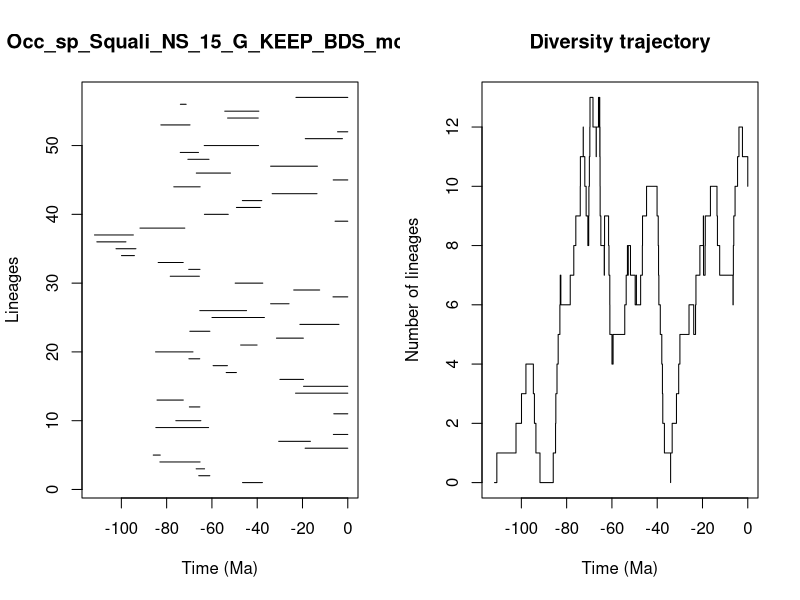

Write the R code that produced this figure.


pdf(file='../Results/Species_NS/5_MA_bins_EXT_EP/pyrate_mcmc_logs/Occ_sp_Squali_NS_15_G_KEEP_BDS_mcmc_LTT.pdf',width=0.6*20, height=0.6*10)
title = "Occ_sp_Squali_NS_15_G_KEEP_BDS_mcmc"
ts=c(46.48515638664544, 65.8219078354042,66.9627906155059,82.98167693793485,85.91765655746404,18.84253387328096,30.512264176593572,6.366631675335052,84.77184716674525,75.94469036190877,6.177319397054398,69.96040992840805,84.25539019327309,23.06791383331931,19.53786171168399,29.97372160699328,53.7035814043567,59.482908521423774,70.1691301729046,84.89312399392394,47.31858336368498,31.496777363936555,69.75077239838859,21.151787960158437,59.97890258121478,65.35038985352779,34.07495534292289,6.536633768228847,23.875622162793896,49.73344272650354,78.41218428573603,70.25138452199472,83.7406753200597,99.93507441768483,102.36271385378167,110.82628143278777,111.86602471432175,91.77317523336684,5.611629653660857,63.31823883601588,49.18110755315452,46.56123463730275,33.391903924399415,76.84124033820625,6.438568890240077,66.90325619973486,34.08290246557604,70.6213453609624,73.98946851299117,63.40375789855748,18.767354375424596,4.5086485369229825,82.5573339794992,53.08191833189276,54.33098327468717,73.93119045303918,22.891139573740215)
te=c(37.693789114766034, 60.935731650873336,63.25167513617618,65.23795372800332,82.81885557957237,0.0,16.49817801418328,0.0,61.474877220983004,64.88961836621523,0.0,65.33329575999824,72.64240701400485,0.0,0.0,19.553934342894472,49.190884215550746,53.153776864630245,65.37753814202098,68.36561661087072,40.06400906320972,19.621346597129833,60.90401852052051,3.89708238827503,36.8186768872245,44.70338786743676,25.950242594014362,0.0,12.410303304233985,37.53854761142197,65.54276919001124,65.28168473747564,72.68502481091974,94.2290577231095,93.56550207996746,97.97883904216329,94.69979602517749,71.97322304835879,0.0,52.7839522488189,38.63824129968424,37.974181142044564,13.598596934437321,65.20339567914756,0.0,51.803272220569724,13.402847523882059,61.29943833767258,65.9338596095441,39.40451032754716,2.357244502173618,0.0,69.67856047199024,39.546260371328195,39.26869833228246,71.38804491692645,0.0)
div_traj=c(0, 1,2,3,4,3,2,1,0,1,2,3,4,5,6,7,6,7,8,9,10,11,12,11,10,9,8,9,10,11,12,13,12,11,12,13,12,13,12,11,12,11,10,9,8,7,8,9,8,7,6,5,4,5,6,7,8,7,8,7,6,7,6,7,8,9,10,9,8,7,6,5,4,3,2,1,0,1,2,3,4,5,6,5,6,7,8,9,8,7,8,9,10,9,8,7,6,7,8,9,10,11,12,11,10)
time_events=c(111.86602471432175, 110.82628143278777,102.36271385378167,99.93507441768483,97.97883904216329,94.69979602517749,94.2290577231095,93.56550207996746,91.77317523336684,85.91765655746404,84.89312399392394,84.77184716674525,84.25539019327309,83.7406753200597,82.98167693793485,82.81885557957237,82.5573339794992,78.41218428573603,76.84124033820625,75.94469036190877,73.98946851299117,73.93119045303918,72.68502481091974,72.64240701400485,71.97322304835879,71.38804491692645,70.6213453609624,70.25138452199472,70.1691301729046,69.96040992840805,69.75077239838859,69.67856047199024,68.36561661087072,66.9627906155059,66.90325619973486,65.9338596095441,65.8219078354042,65.54276919001124,65.37753814202098,65.35038985352779,65.33329575999824,65.28168473747564,65.23795372800332,65.20339567914756,64.88961836621523,63.40375789855748,63.31823883601588,63.25167513617618,61.474877220983004,61.29943833767258,60.935731650873336,60.90401852052051,59.97890258121478,59.482908521423774,54.33098327468717,53.7035814043567,53.153776864630245,53.08191833189276,52.7839522488189,51.803272220569724,49.73344272650354,49.190884215550746,49.18110755315452,47.31858336368498,46.56123463730275,46.48515638664544,44.70338786743676,40.06400906320972,39.546260371328195,39.40451032754716,39.26869833228246,38.63824129968424,37.974181142044564,37.693789114766034,37.53854761142197,36.8186768872245,34.08290246557604,34.07495534292289,33.391903924399415,31.496777363936555,30.512264176593572,29.97372160699328,25.950242594014362,23.875622162793896,23.06791383331931,22.891139573740215,21.151787960158437,19.621346597129833,19.553934342894472,19.53786171168399,18.84253387328096,18.767354375424596,16.49817801418328,13.598596934437321,13.402847523882059,12.410303304233985,6.536633768228847,6.438568890240077,6.366631675335052,6.177319397054398,5.611629653660857,4.5086485369229825,3.89708238827503,2.357244502173618,0.0)
                par(mfrow=c(1,2))
                L = length(ts)
                plot(ts, 1:L , xlim=c(-max(ts)-1,0), pch=20, type="n", main=title,xlab="Time (Ma)",ylab="Lineages")
                for (i in 1:L){segments(x0=-te[i],y0=i,x1=-ts[i],y1=i)}    
                t = -time_events
                plot(div_traj ~ t,type="s", main = "Diversity trajectory",xlab="Time (Ma)",ylab="Number of lineages",xlim=c(-max(ts)-1,0))
                abline(v=c(65,200,251,367,445),lty=2,col="gray")
                
